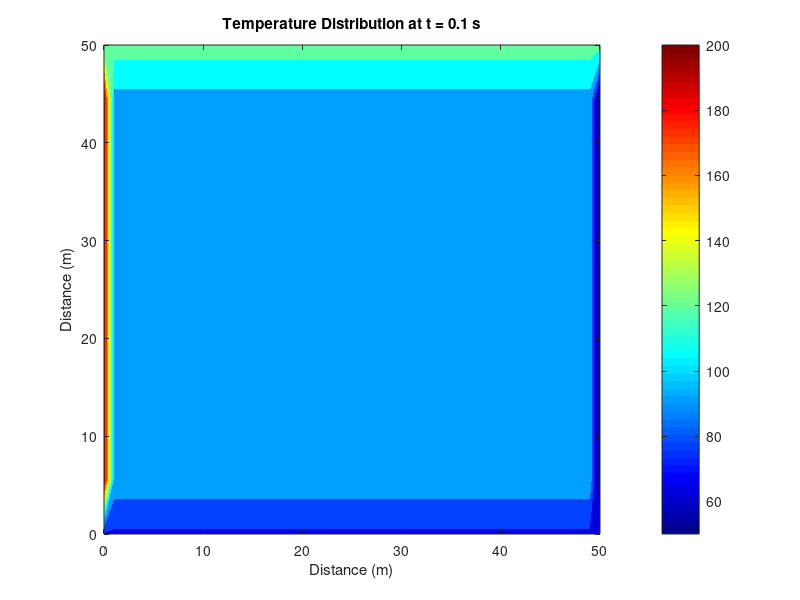

Write the MATLAB code that produced this figure. (Note: this script raises an error after producing the figure.)
Lx = 50;               
Ly = 50;              
Nx = 50;                
Ny = 10;                
dx = Lx / (Nx - 1);     
dy = Ly / (Ny - 1);     
alpha = 1e-4;          
T_initial = 100;        
T_left = 200;           
T_right = 50;           
T_top = 75;             
T_bottom = 125;         
t_end = 100;           
dt = 0.1;               
Nt = ceil(t_end / dt); 


x = linspace(0, Lx, Nx);
y = linspace(0, Ly, Ny);
[X, Y] = meshgrid(x, y);


T = T_initial * ones(Ny, Nx);


T(:, 1) = T_left;
T(:, end) = T_right;
T(1, :) = T_top;
T(end, :) = T_bottom;

q_left = 0;   
q_right = 0;  
q_top = 0;    
q_bottom = 0; 


T_history = zeros(Ny, Nx, Nt);


for t = 1:Nt
    T_old = T;
    for i = 2:Nx-1
        for j = 2:Ny-1
            % Neumann boundary conditions
            if i == 2 % Left boundary
                dT_dx = (T_old(j, i+1) - T_old(j, i)) / dx;
            elseif i == Nx - 1 % Right boundary
                dT_dx = (T_old(j, i) - T_old(j, i-1)) / dx;
            else
                dT_dx = (T_old(j, i+1) - T_old(j, i-1)) / (2*dx);
            end
            
            if j == 2 % Top boundary
                dT_dy = (T_old(j+1, i) - T_old(j, i)) / dy;
            elseif j == Ny - 1 % Bottom boundary
                dT_dy = (T_old(j, i) - T_old(j-1, i)) / dy;
            else
                dT_dy = (T_old(j+1, i) - T_old(j-1, i)) / (2*dy);
            end
            
            % Update temperature using Neumann boundary conditions
            T(j, i) = T_old(j, i) + alpha * dt * (...
                (T_old(j, i+1) - 2*T_old(j, i) + T_old(j, i-1))/(dx^2) +...
                (T_old(j+1, i) - 2*T_old(j, i) + T_old(j-1, i))/(dy^2) +...
                dT_dx^2 + dT_dy^2);
        end
    end
    
   
    T_history(:, :, t) = T;
end


figure;
for t = 1:10:Nt 
    contourf(X, Y, T_history(:, :, t), 'LineStyle', 'none');
    colorbar;
    xlabel('Distance (m)');
    ylabel('Distance (m)');
    title(['Temperature Distribution at t = ' num2str(t*dt) ' s']);
    colormap(jet);
    caxis([min(T(:)), max(T(:))]);
    colorbar('Ticks', linspace(min(T(:)), max(T(:)), 5), 'TickLabels', {'50°C', '75°C', '100°C', '125°C', '200°C'});
    pause(0.1);
end
